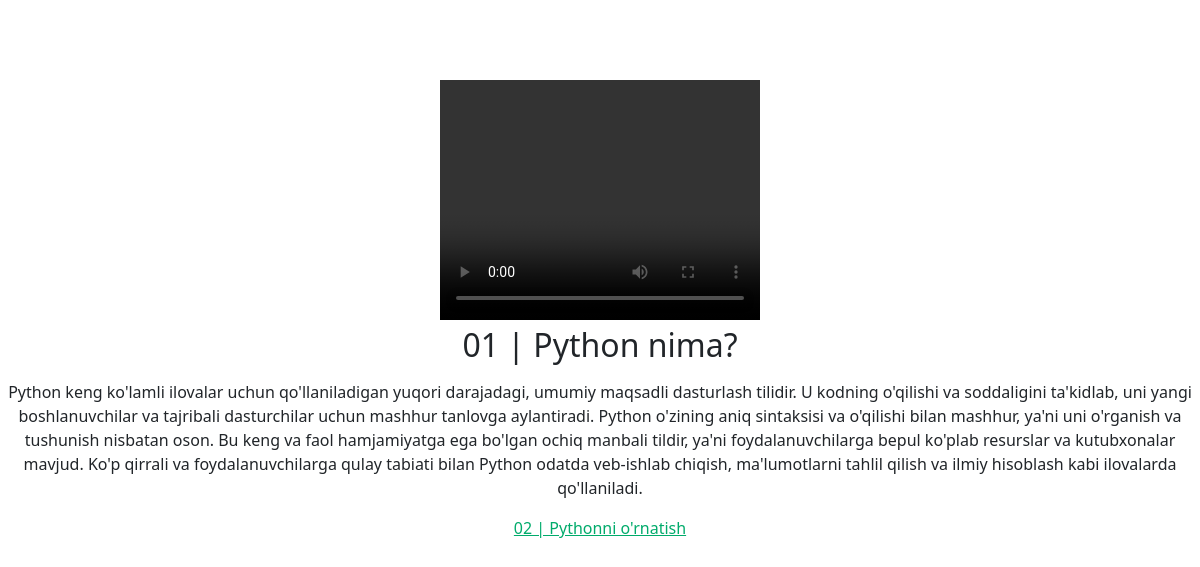
/academy/course/python-asoslari/136393 (signed in), run on the app's committed database.
### academy/models.py (models this page shows, shortened)
class CourseMaterials(models.Model):
    playlist = models.ForeignKey(Course, on_delete=models.CASCADE, related_name="materials")
    title = models.CharField(max_length=200)
    text = RichTextField()
    video = CloudinaryField(blank=True)
    link = models.URLField(blank=True)
    queue = models.IntegerField(default=0)
    random_number = models.PositiveIntegerField(default=0)
    created_time = models.DateTimeField(auto_now_add=True)
    class Meta:
        verbose_name_plural = "Course materials"

### academy/views.py (the view)
# urls.py: path('course/<slug:slug>/<int:random_number>',CourseMaterialsView.as_view(), name='learn-course'),
class CourseMaterialsView(View):
    def get(self, request, slug, random_number):
        course = Course.objects.get(slug=slug)
        if request.user in course.students.all():
            materials = CourseMaterials.objects.filter(playlist__slug=course.slug, random_number=random_number)
            next_materials = CourseMaterials.objects.filter(playlist__slug=course.slug, random_number__gt=random_number).order_by('queue').first()
        else:
            return redirect('academy:course-detail',slug=slug)
        context = {
            'course':course,
            'materials':materials,
            'next_materials':next_materials
        }
        return render(request, 'academy/course-materials.html', context)

### academy/templates/academy/course-materials.html (shortened to what this page needs)
{% extends 'base.html' %}
{% block content %}
<center>
    {% for material in materials %}
        <video width="320" height="240" controls>
        </video>
        <h2>{{ material.title }}</h2>
        <p>{{ material.text|safe }}</p>
    {% endfor %}
    {% if next_materials %}
        <a href="{% url 'academy:learn-course' next_materials.playlist.slug next_materials.random_number %}">{{ next_materials.title }}</a>
    {% else %}
        <button class="btn btn-primary" >End Course</button>
    {% endif %}
</center>
{% endblock content %}

### static/assets/css/mediumish.css (style rules this page uses)
body { padding-top:5rem; }
a { color:#00ab6b; }
a,a:hover { transition:all 0.2s; }

### data on the page
CourseMaterials: title "01 | Python nima?", text "Python keng ko'lamli ilovalar uchun qo'llaniladigan yuqori darajadagi, umumiy maqsadli dasturlash tilidir. U kodning o'qilishi va soddaligini ta'kidlab, uni yangi boshlanuvchilar va tajribali dasturchilar uchun mashhur tanlovga aylantiradi. Python o'zining aniq sintaksisi va o'qilishi bilan mashhur, ya'ni uni o'rganish va tushunish nisbatan oson. Bu keng va faol hamjamiyatga ega bo'lgan ochiq manbali tildir, ya'ni foydalanuvchilarga bepul ko'plab resurslar va kutubxonalar mavjud. Ko'p qirrali va foydalanuvchilarga qulay tabiati bilan Python odatda veb-ishlab chiqish, ma'lumotlarni tahlil qilish va ilmiy hisoblash kabi ilovalarda qo'llaniladi."
CourseMaterials: title "02 | Pythonni o'rnatish"
